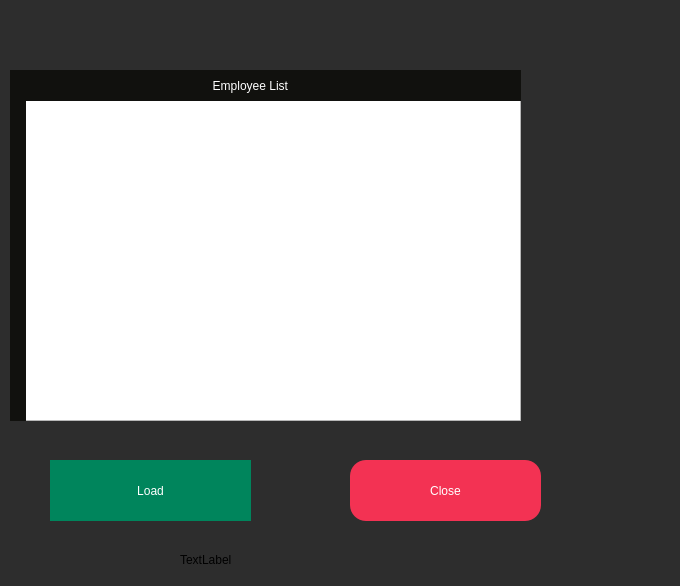
<?xml version="1.0" encoding="UTF-8"?>
<ui version="4.0">
 <class>Search</class>
 <widget class="QDialog" name="Search">
  <property name="geometry">
   <rect>
    <x>0</x>
    <y>0</y>
    <width>680</width>
    <height>586</height>
   </rect>
  </property>
  <property name="windowTitle">
   <string>Dialog</string>
  </property>
  <property name="styleSheet">
   <string notr="true">#Search
{
	background:#2D2D2D;
}</string>
  </property>
  <widget class="QTableView" name="SearchtableView">
   <property name="geometry">
    <rect>
     <x>10</x>
     <y>100</y>
     <width>511</width>
     <height>321</height>
    </rect>
   </property>
   <property name="styleSheet">
    <string notr="true">#label_8
{
	color:white;
	background:#11110E;
padding-left:10px;
}</string>
   </property>
  </widget>
  <widget class="QPushButton" name="Close">
   <property name="geometry">
    <rect>
     <x>350</x>
     <y>460</y>
     <width>191</width>
     <height>61</height>
    </rect>
   </property>
   <property name="styleSheet">
    <string notr="true">#Close
{
	border:none;
	background:#F33253;
	color:white;
	border-radius:16px;
}

#Close:hover
{
	border:2px solid #F33253;
	background:#2D2D2D;
	color:#F33253;
	border-radius:16px;
}</string>
   </property>
   <property name="text">
    <string>Close</string>
   </property>
  </widget>
  <widget class="QLabel" name="searchconnLabel">
   <property name="geometry">
    <rect>
     <x>180</x>
     <y>550</y>
     <width>221</width>
     <height>20</height>
    </rect>
   </property>
   <property name="text">
    <string>TextLabel</string>
   </property>
  </widget>
  <widget class="QLabel" name="label">
   <property name="geometry">
    <rect>
     <x>10</x>
     <y>70</y>
     <width>511</width>
     <height>31</height>
    </rect>
   </property>
   <property name="styleSheet">
    <string notr="true">#label
{
	color:white;
	background:#11110E;
padding-left:10px;
}</string>
   </property>
   <property name="text">
    <string>                                                         Employee List</string>
   </property>
  </widget>
  <widget class="QPushButton" name="loadButton">
   <property name="geometry">
    <rect>
     <x>50</x>
     <y>460</y>
     <width>201</width>
     <height>61</height>
    </rect>
   </property>
   <property name="styleSheet">
    <string notr="true">#loadButton
{
	background:#00855C;
	border:none;
	color:white;
}

#loadButton:hover
{
	background:#2D2D2D;
	border:2px solid #00855C;
	color:#00855C;
}</string>
   </property>
   <property name="text">
    <string>Load</string>
   </property>
  </widget>
  <widget class="QLabel" name="label_2">
   <property name="geometry">
    <rect>
     <x>10</x>
     <y>100</y>
     <width>16</width>
     <height>321</height>
    </rect>
   </property>
   <property name="styleSheet">
    <string notr="true">#label_2
{
	color:white;
	background:#11110E;
padding-left:10px;
}</string>
   </property>
   <property name="text">
    <string/>
   </property>
  </widget>
 </widget>
 <resources/>
 <connections/>
</ui>
